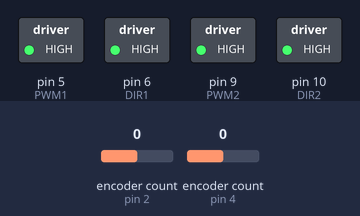
Bench run of a sketch on a simulated Arduino Uno, built with avr-gcc and run on an emulated ATmega328P. On the bench: switched loads named in the sketch (green lamp = pin HIGH). The test bench sets the inputs (shaded band); at power-on: encoder count (sensors on pin 2, pin 4) 0. What the sketch prints to the serial monitor is not drawn.

Above: at 0.2 s.
Timing chart, 0 to 1.7 s (numbered marks = the images above):
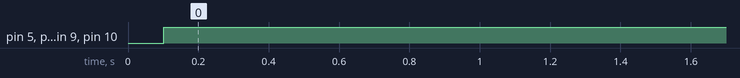

Measured:
- by itself, pin 5 (PWM1), pin 6 (DIR1), pin 9 (PWM2), pin 10 (DIR2): LOW → HIGH at 0.10 s

The sketch:

pidControl.ino
```cpp
#include <Encoder.h>
#include <PID_v1.h>

// Motor 1  driver pins
#define PWM1 5   // Left Motor PWM
#define DIR1 6  // Left Motor Direction

// Motor 2  driver pins
#define PWM2 9   // Right Motor PWM
#define DIR2 10   // Right Motor Direction

// Encoder 1 pins
#define ENC1_A 2 // Left Motor (Motor 1) Encoder A
#define ENC1_B 3 // Left Motor (Motor 1) Encoder B

// Encoder 2 pins
#define ENC2_A 4  // Right Motor (Motor 2) Encoder A
#define ENC2_B 7  // Right Motor (Motor 2) Encoder B

// Encoder and motor parameters
#define CPR 25916
#define SAMPLE_TIME 100

// **Updated PID Values**
double Kp = 3.7, Ki = 0.8, Kd = 0.1;

// Variables for PID control
double setpoint1, setpoint2;
double input1, input2;
double output1, output2;

// PID Controllers
PID pid1(&input1, &output1, &setpoint1, Kp, Ki, Kd, DIRECT);
PID pid2(&input2, &output2, &setpoint2, Kp, Ki, Kd, DIRECT);

// Encoder objects
Encoder motor1Encoder(ENC1_A, ENC1_B);
Encoder motor2Encoder(ENC2_A, ENC2_B);

long prevCount1 = 0, prevCount2 = 0;
unsigned long prevTime = 0;

// **Fix Motor 2's Negative RPM Issue**
double computeRPM(long deltaCount, int motorID) {
    double timeFactor = (60000.0 / SAMPLE_TIME);  // Adjust factor based on sampling time
    if (motorID == 2) {
        return -(deltaCount * timeFactor) / CPR;  // Inverted RPM for Motor 2
    } else {
        return (deltaCount * timeFactor) / CPR;
    }
}
void setup() {
    Serial.begin(115200);
    pinMode(PWM1, OUTPUT);
    pinMode(DIR1, OUTPUT);
    pinMode(PWM2, OUTPUT);
    pinMode(DIR2, OUTPUT);

    pid1.SetMode(AUTOMATIC);
    pid2.SetMode(AUTOMATIC);

    // **Ensure minimum PWM to start movement**
    pid1.SetOutputLimits(100, 255);
    pid2.SetOutputLimits(100, 255);

    Serial.println("PID Speed Control Test");
}

void loop() {
    unsigned long currentTime = millis();

    // **Set realistic RPM target**
    setpoint1 = 90;
    setpoint2 = 90;

    if (currentTime - prevTime >= SAMPLE_TIME) {
        long count1 = motor1Encoder.read();
        long count2 = motor2Encoder.read();

        input1 = computeRPM(count1 - prevCount1, 1);
        input2 = computeRPM(count2 - prevCount2, 2);  // Fixed negative RPM issue

        prevCount1 = count1;
        prevCount2 = count2;
        prevTime = currentTime;

        pid1.Compute();
        pid2.Compute();

        moveMotors((int)output1, (int)output2);

        // **Print debug information**
        Serial.print("Target RPM: "); Serial.print(setpoint1);
        Serial.print(" | Motor 1 RPM: "); Serial.print(input1);
        Serial.print(" | Motor 2 RPM: "); Serial.print(input2);
        Serial.print(" | PWM1: "); Serial.print(output1);
        Serial.print(" | PWM2: "); Serial.println(output2);
    }
}

// **Fix: Ensure Minimum PWM to Start Moving**
void moveMotors(int speed1, int speed2) {
    if (speed1 > 0 && speed1 < 100) speed1 = 100;
    if (speed2 > 0 && speed2 < 100) speed2 = 100;

    if (speed1 >= 0) {
        digitalWrite(DIR1, HIGH);
        analogWrite(PWM1, speed1);
    } else {
        digitalWrite(DIR1, LOW);
        analogWrite(PWM1, -speed1);
    }

    if (speed2 >= 0) {
        digitalWrite(DIR2, HIGH);
        analogWrite(PWM2, speed2);
    } else {
        digitalWrite(DIR2, LOW);
        analogWrite(PWM2, -speed2);
    }
}
```
